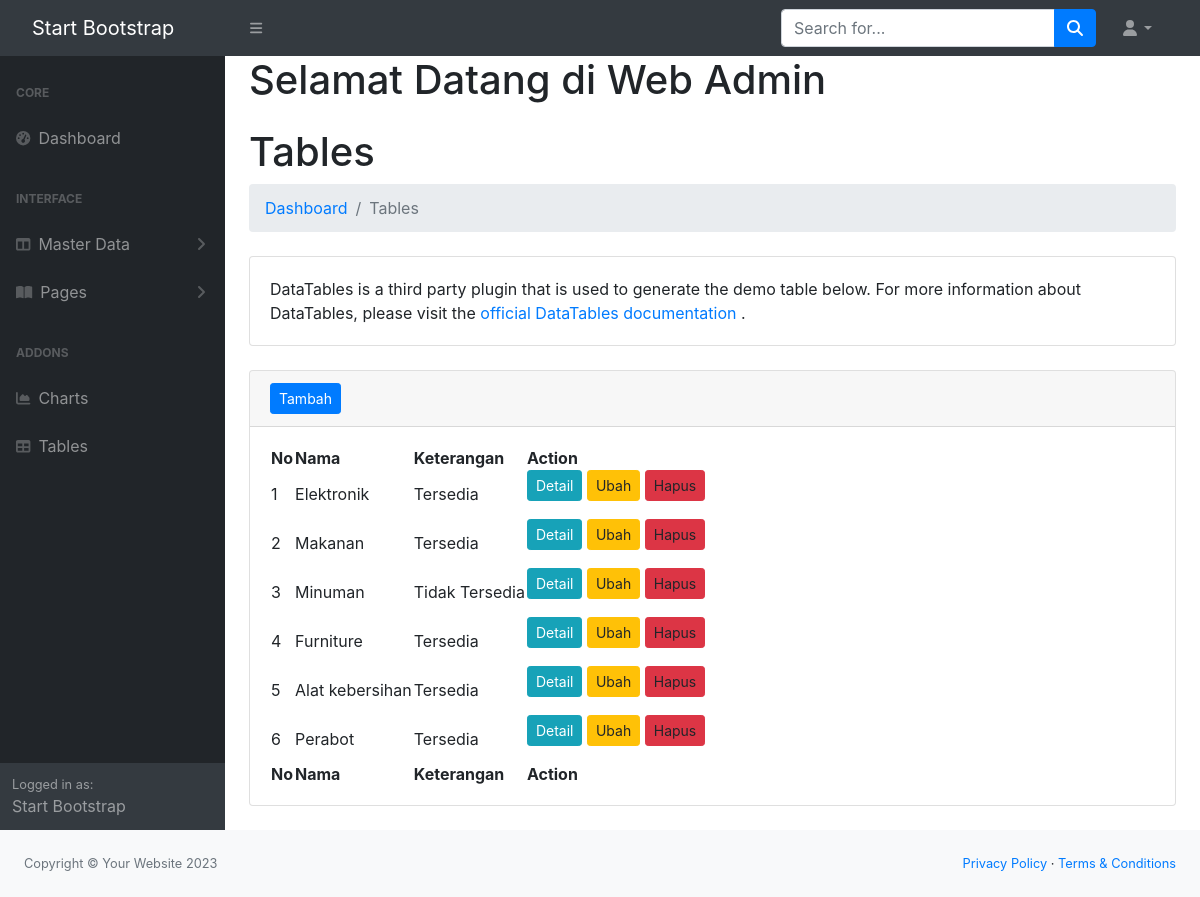
/admin/index.php?url=jenis_produk, run on the app's committed database.
### tables this page shows
CREATE TABLE `jenis_produk` (
  `id` int(11) NOT NULL,
  `nama` varchar(20) DEFAULT NULL,
  `ket` varchar(50) DEFAULT NULL
);

### admin/models/Jenis_Produk.php (called while the page is built, shortened)
<?php
class JenisProduk {
    private $koneksi;
    public function __construct(){
        global $dbh;
        $this->koneksi = $dbh;
    }
    public function JenisProduk(){
        $sql = "SELECT * FROM jenis_produk";
        $ps = $this->koneksi->prepare($sql);
        $ps->execute();
        $rs = $ps->fetchAll();
        return $rs;
    }
    }
    ?>

### admin/jenis_produk.php (the view, shortened to what this page needs)
<?php
$model = new JenisProduk();
$jenis_produk = $model->JenisProduk();
?>
                        <h1 class="mt-4">Tables</h1>
                        <ol class="breadcrumb mb-4">
                            <li class="breadcrumb-item"><a href="index.html">Dashboard</a></li>
                            <li class="breadcrumb-item active">Tables</li>
                        </ol>
                        <div class="card mb-4">
                            <div class="card-body">
                                DataTables is a third party plugin that is used to generate the demo table below. For more information about DataTables, please visit the
                                <a target="_blank" href="https://datatables.net/">official DataTables documentation</a>
                                .
                            </div>
                        </div>
                        <div class="card mb-4">
                            <div class="card-header">
                                <a href="index.php?url=jenis_produk_form" class="btn btn-primary btn-sm"> Tambah </a>
                            </div>
                            <div class="card-body">
                                <table id="datatablesSimple">
                                    <thead>
                                        <tr>
                                            <th>No</th>
                                            <th>Nama </th>
                                            <th>Keterangan</th>
                                            <th>Action</th>
                                        </tr>
                                    </thead>
                                    <tfoot>
                                        <tr>
                                            <th>No</th>
                                            <th>Nama</th>
                                            <th>Keterangan</th>
                                            <th>Action</th>
                                        </tr>
                                    </tfoot>
                                    <tbody>
                                        <?php
                                        $no = 1;
                                        foreach($jenis_produk as $row){
                                        ?>
                                        <tr>
                                            <td><?= $no ?></td>
                                            <td><?= $row['nama']?></td>
                                            <td><?= $row['ket']?></td>
                                            <td>
                                                <form action="jenis_produk_controller.php" method="post">
                                                    <a class="btn btn-info btn-sm" href="index.php?url=jenis_produk_detail&id=<?= $row ['id'] ?>">Detail</a>
                                                    <a class="btn btn-warning btn-sm">Ubah</a>
                                                    <a class="btn btn-danger btn-sm">Hapus</a>
                                                </form>
                                            </td>
                                        </tr>
                                      <?php
                                        $no++;
                                    }
                                        ?>
                                    </tbody>
                                </table>
                            </div>
</div>
</div>

### admin/top.php (shortened to what this page needs)
<DOCTYPE html>
<html lang="en">
    <head>
        <link href="css/styles.css" rel="stylesheet" />
        <link href="https://cdn.jsdelivr.net/npm/simple-datatables@7.1.2/dist/style.min.css" rel="stylesheet" />
        <link rel="stylesheet" href="https://stackpath.bootstrapcdn.com/bootstrap/4.1.3/css/bootstrap.min.css">
        <link rel="stylesheet" href="https://maxcdn.bootstrapcdn.com/font-awesome/4.7.0/css/font-awesome.min.css">
    </head>
    <body>
        <nav class="sb-topnav navbar navbar-expand navbar-dark bg-dark">
            <a class="navbar-brand ps-3" href="index.html">Start Bootstrap</a>
            <button class="btn btn-link btn-sm order-1 order-lg-0 me-4 me-lg-0" id="sidebarToggle" href="#!"><i class="fas fa-bars"></i></button>
            <form class="d-none d-md-inline-block form-inline ms-auto me-0 me-md-3 my-2 my-md-0">
                <div class="input-group">
                    <input class="form-control" type="text" placeholder="Search for..." aria-label="Search for..." aria-describedby="btnNavbarSearch" />
                    <button class="btn btn-primary" id="btnNavbarSearch" type="button"><i class="fas fa-search"></i></button>
                </div>
            </form>
            <ul class="navbar-nav ms-auto ms-md-0 me-3 me-lg-4">
                <li class="nav-item dropdown">
                    <a class="nav-link dropdown-toggle" id="navbarDropdown" href="#" role="button" data-bs-toggle="dropdown" aria-expanded="false"><i class="fas fa-user fa-fw"></i></a>
                </li>
            </ul>
        </nav>

### admin/menu.php (shortened to what this page needs)
<div id="layoutSidenav">
            <div id="layoutSidenav_nav">
                <nav class="sb-sidenav accordion sb-sidenav-dark" id="sidenavAccordion">
                    <div class="sb-sidenav-menu">
                        <div class="nav">
                            <div class="sb-sidenav-menu-heading">Core</div>
                            <a class="nav-link" href="index.php?url=dashboard">
                                <div class="sb-nav-link-icon"><i class="fas fa-tachometer-alt"></i></div>
                                Dashboard
                            </a>
                            <div class="sb-sidenav-menu-heading">Interface</div>
                            <a class="nav-link collapsed" href="#" data-bs-toggle="collapse" data-bs-target="#collapseLayouts" aria-expanded="false" aria-controls="collapseLayouts">
                                <div class="sb-nav-link-icon"><i class="fas fa-columns"></i></div>
                                Master Data
                                <div class="sb-sidenav-collapse-arrow"><i class="fas fa-angle-down"></i></div>
                            </a>
                            <a class="nav-link collapsed" href="#" data-bs-toggle="collapse" data-bs-target="#collapsePages" aria-expanded="false" aria-controls="collapsePages">
                                <div class="sb-nav-link-icon"><i class="fas fa-book-open"></i></div>
                                Pages
                                <div class="sb-sidenav-collapse-arrow"><i class="fas fa-angle-down"></i></div>
                            </a>
                            <div class="sb-sidenav-menu-heading">Addons</div>
                            <a class="nav-link" href="index.php?url=chart">
                                <div class="sb-nav-link-icon"><i class="fas fa-chart-area"></i></div>
                                Charts
                            </a>
                            <a class="nav-link" href="index.php?url=product">
                                <div class="sb-nav-link-icon"><i class="fas fa-table"></i></div>
                                Tables
                            </a>
                        </div>
                    </div>
                    <div class="sb-sidenav-footer">
                        <div class="small">Logged in as:</div>
                        Start Bootstrap
                    </div>
                </nav>
            </div>

### admin/index.php (shortened to what this page needs)
<?php
include_once 'koneksi.php';
include_once 'models/Jenis_Produk.php';
include_once 'top.php';
include_once 'menu.php';
?>
<div id="layoutSidenav_content">
    <main>
        <div class="container-fluid px-4">
            <h1>Selamat Datang di Web Admin</h1>
            <?php
            $url = $_GET['url'];
            if ($url == 'dashboard') {
                include_once 'dashboard.php';
            } else if (!empty($url)) {
                include_once ''.$url.'.php';
            } else {
                'dashboard.php';
            }
            ?>
        </div>
</div>
<?php
include_once 'bottom.php';
?>

### admin/bottom.php (shortened to what this page needs)
<footer class="py-4 bg-light mt-auto">
                    <div class="container-fluid px-4">
                        <div class="d-flex align-items-center justify-content-between small">
                            <div class="text-muted">Copyright &copy; Your Website 2023</div>
                            <div>
                                <a href="#">Privacy Policy</a>
                                &middot;
                                <a href="#">Terms &amp; Conditions</a>
                            </div>
                        </div>
                    </div>
                </footer>
    </body>
</html>

### data on the page
jenis_produk: nama "Elektronik", ket "Tersedia"
jenis_produk: nama "Makanan", ket "Tersedia"
jenis_produk: nama "Minuman", ket "Tidak Tersedia"
jenis_produk: nama "Furniture", ket "Tersedia"
jenis_produk: nama "Alat kebersihan", ket "Tersedia"
jenis_produk: nama "Perabot", ket "Tersedia"
